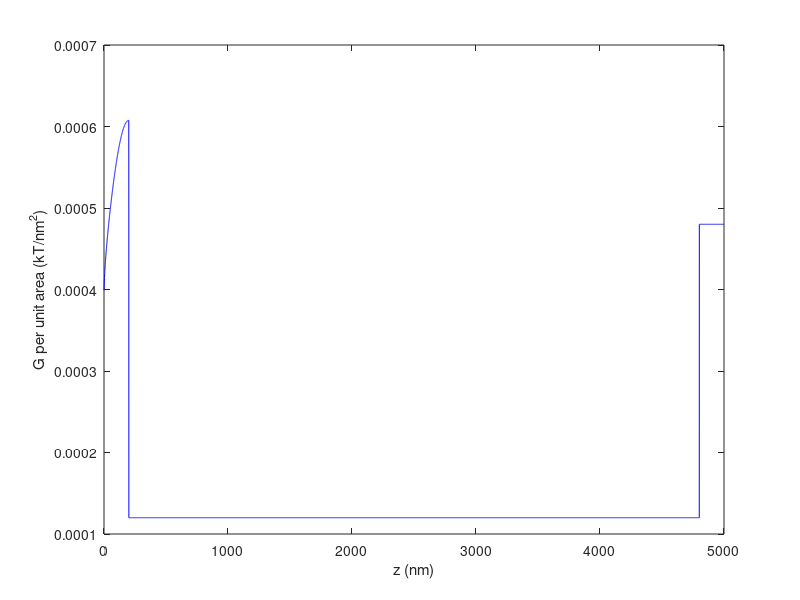
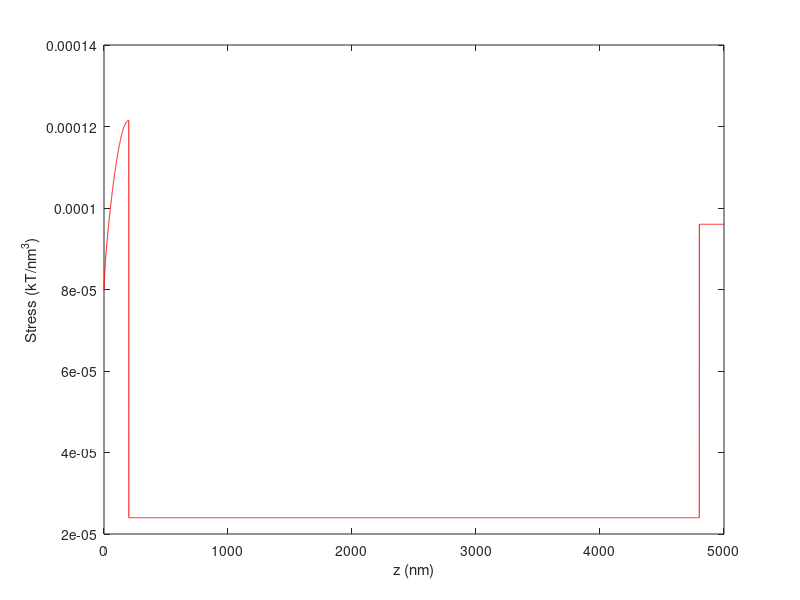

Recreate these plots in MATLAB, in order.
% Version: 1.0      2019-07-09

% Numerical calculation of membrane protrusion bending stress & energy
% for a single, chosen torus tube radius
% Breaking protrusion into 3 parts:
%       a) Base: half of the inner surface of a torus
%       b) Body: cylinder
%       c) Cap: hemisphere

clear;

%-------------------------------
%   Define system props
%-------------------------------
%Define membrane properties
Kb = 15;            %Bending modulus; kT
thickness = 5;      %Membrane thickness; nm

%Define projection properties
%Universal props
R = 250;            %Radius of the projection; nm
l = 5000;           %Protrusion length; nm
%Base/torus props
ri = 200;           %Radius of the torus tube; nm
rt = R+ri;        %Dist from torus center to tube center; nm
%Body props
lCyl = l-(2*ri);    %Protrusion body length (ie w/o cap or base); nm
%Note: cap is hemisphere of radius R => no unique props

%Make our line for moving along the protrusion length
n = l*2;                %number of bins to split line into
dz = l/n;               %dist bins step over; nm
z = linspace(0,l,n);    %array of bins; bin step size l/n nm; units: nm
z = z(2:n);             %Remove 0 bin to avoid inf problems
    %z will be right-side inclusive. Ie bin 2 will cover (l/n,2*l/n]

%-------------------------------
% Calc base bending E
%-------------------------------
%Dist along protrusion for base (absolute meas)
zBase = z(1:ceil(ri*n/l));    %units: nm

%Dist b/w protrusion center & sides as fxn of z:
rl = R + ri - (ri*cos(asin((ri-zBase)/ri)));
    %Check: yes, rl vs z plots a circle
drl = -((ri-zBase)/ri).*((1-((ri-zBase)/ri).^2).^(-0.5)); %d(rl)/dz
    %exp checks out

%The "stress" (G per unit membrane area) along the base
sBase = Kb*0.5*(((1/ri)+(1./rl)).^2);
sBaseStrip = Kb*0.5*(((1/ri)+(1./rl)).^2)...
    *pi.*rl.*sqrt(1+drl.^2)*dz;

% figure(1)
% plot(zBase,sBase,'-r')
% xlabel("z (nm)")
% ylabel("G per unit area (kT)")
% 
% figure(2)
% plot(zBase,sBaseStrip,'-b')
% xlabel("z (nm)")
% ylabel("G per strip (kT)")

%The totaled bending energy of the base
sBaseSum = sum(sBaseStrip);

%-------------------------------
% Calc body bending E
%-------------------------------
%Dist along protrusion for body (abs meas)
zBody = z(ceil(ri*n/l)+1:ceil(n - (ri*n/l)));

%The "stress" along the body (note: cylinder => one r is inf)
sBody = zeros(1,length(zBody));
sBodyStrip = sBody;

for a=1:length(zBody)
    sBody(a) = Kb*0.5*((1/R)^2);
    sBodyStrip(a) = Kb*pi*dz/R;
end

sBodySum = sum(sBody);
GBodyTheor = Kb*pi*(l-2*ri)/R;  %Theoretical eq for G of whole body

%-------------------------------
% Calc cap bending E
%-------------------------------
%Dist along protrusion for cap (abs meas)
zCap = z(ceil(n - (ri*n/l))+1:n-1);

sCap = zeros(1,length(zCap));
%sCapStrip = sCap;              %I'm going to ignore this for now

for b=1:length(zCap)
    sCap(b) = Kb*2/(R^2);
end

GCapTheor = 4*pi*Kb;

%-------------------------------
% Graph the results
%-------------------------------
sFull = [sBase,sBody,sCap];     %G_bend per unit area per strip; kT/(nm^2)
stressFull = sFull./thickness;  %Stress (E/V) per strip; kT/(nm^3)

figure(1)
plot(z,sFull,'-b')
xlabel('z (nm)')
ylabel('G per unit area (kT/nm^2)')

figure(2)
plot(z,stressFull,'-r')
xlabel('z (nm)')
ylabel('Stress (kT/nm^3)')
